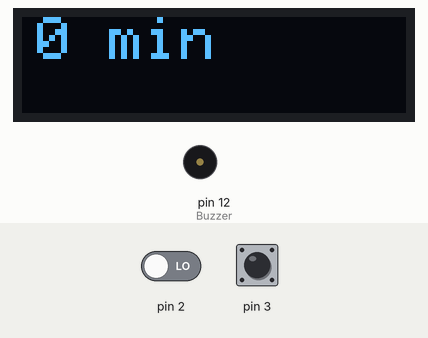
This sketch was run on a simulated Arduino Uno, built with avr-gcc and run on an emulated ATmega328P. Shown: 128×32 one-colour display, buzzer (waves = sounding, pin HIGH). The test bench sets the inputs (shaded band); at power-on: pin 3 LOW, pin 2 LOW. The display library's start-up logo is not drawn; what the sketch prints to the serial monitor is not drawn.

Above: at 7.4 s.
7.5 s: pin 3 driven HIGH
At 8.3 s:
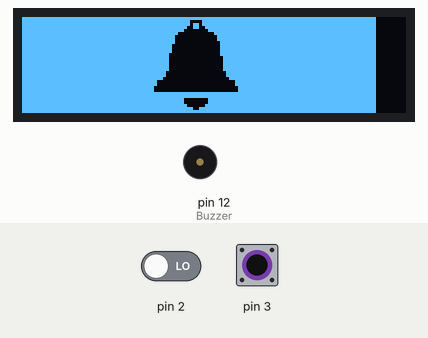
10.5 s: pin 3 pulsed LOW 5 times (0.12 s each, 0.3 s apart)
At 12.6 s:
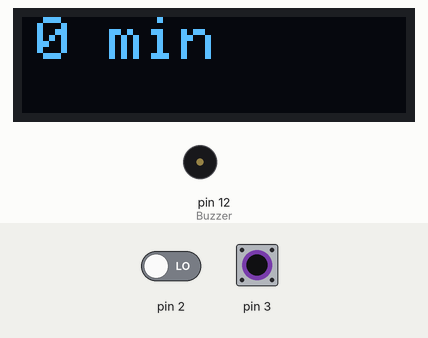
13.5 s: pin 2 driven HIGH
At 13.8 s:
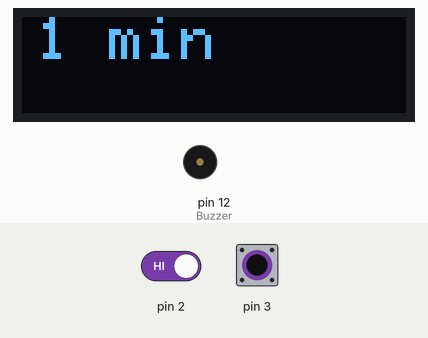
15.0 s: pin 3 pulsed LOW 2 times (0.12 s each, 0.3 s apart)
At 15.29 s:
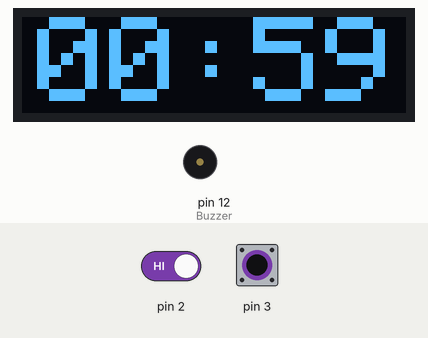
Timing chart, 0 to 18.0 s (numbered marks = the images above; inputs shaded):
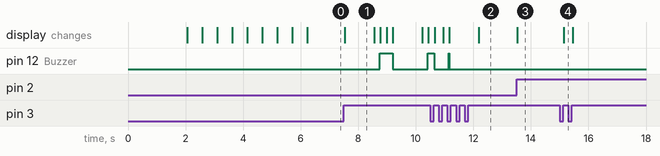

Measured:
- after the input at 7.5 s, pin 12 (Buzzer): LOW → HIGH after 1.2 s, → LOW 0.46 s later, → HIGH 1.2 s later; the display: changes at once (image 1)
- after the input at 10.5 s, the display: changes after 0.16 s (image 2)
- after the input at 13.5 s, the display: changes at once (image 3)
- after the input at 15.0 s, the display: changes after 0.15 s (image 4)
- what the display in image 1 shows lasts 1.0 s, from 7.5 s to 8.5 s

The sketch:

timer_ex.ino
```cpp
// Mario's Ideas
// Eggtimer created with Arduino and Millis
#include <SPI.h>
#include <Wire.h>
#include <Adafruit_GFX.h>
#include <Adafruit_SSD1306.h>

#define SCREEN_WIDTH 128 // OLED display width, in pixels
#define SCREEN_HEIGHT 32 // OLED display height, in pixels

#define Buzzer 12

int minutes_change=0;
int minutes=0;
int Current_Frame=1;

// State values 0 - setup 1- countdown
int State=0;
long Timestamp_Button_Pressed;

unsigned long Countdown_start;

// Declaration for SSD1306 display connected using software SPI
#define OLED_MOSI   5
#define OLED_CLK   4
#define OLED_DC    7
#define OLED_CS    8
#define OLED_RESET 6
Adafruit_SSD1306 display(SCREEN_WIDTH, SCREEN_HEIGHT,OLED_MOSI, OLED_CLK, OLED_DC, OLED_RESET, OLED_CS);


// 'Marios_ideas', 128x32px
const unsigned char Logo [] PROGMEM = {
  0x00, 0x00, 0x00, 0x00, 0x00, 0x00, 0x00, 0x00, 0x00, 0x1f, 0xff, 0xff, 0xff, 0xff, 0xff, 0xff,
  0x00, 0x00, 0x00, 0x00, 0x00, 0x00, 0x00, 0x00, 0x00, 0x1f, 0xff, 0xff, 0xff, 0xff, 0xff, 0xff,
  0x00, 0x00, 0x00, 0x00, 0x00, 0x00, 0x00, 0x00, 0x00, 0x1f, 0xff, 0xff, 0xff, 0xff, 0xff, 0xff,
  0x00, 0x00, 0x00, 0x00, 0x00, 0x00, 0x00, 0x00, 0x00, 0x1f, 0xff, 0xff, 0xff, 0xff, 0xff, 0xff,
  0x00, 0x00, 0x00, 0x00, 0x00, 0x00, 0x00, 0x00, 0x00, 0x1f, 0xff, 0xff, 0xff, 0xff, 0xff, 0xff,
  0x00, 0x00, 0x00, 0x00, 0x00, 0x00, 0x00, 0x00, 0x00, 0x1f, 0xff, 0xff, 0xff, 0xff, 0xff, 0xff,
  0x00, 0x00, 0x00, 0x00, 0x00, 0x00, 0x00, 0x00, 0x00, 0x1f, 0xff, 0xff, 0xff, 0xff, 0xff, 0xff,
  0x00, 0x00, 0x00, 0x00, 0x00, 0x00, 0x00, 0x00, 0x00, 0x1f, 0xff, 0xff, 0xff, 0xff, 0xff, 0xff,
  0x00, 0x00, 0x00, 0x00, 0x00, 0x0c, 0x00, 0x00, 0x00, 0x1f, 0xff, 0xff, 0xff, 0xff, 0xff, 0xff,
  0x00, 0x03, 0xce, 0x00, 0x00, 0x1e, 0x00, 0x04, 0x00, 0x1c, 0x7f, 0x8f, 0xff, 0xff, 0xff, 0xff,
  0x00, 0x07, 0xff, 0x00, 0x00, 0x0c, 0x00, 0x0e, 0x00, 0x1c, 0x7f, 0x8f, 0xff, 0xff, 0xff, 0xff,
  0x00, 0x0f, 0xff, 0x80, 0x00, 0x00, 0x00, 0x1c, 0x00, 0x1c, 0x7f, 0x8f, 0xff, 0xff, 0xff, 0xff,
  0x00, 0x0e, 0x73, 0x87, 0x81, 0xdc, 0x1e, 0x08, 0x0c, 0x1c, 0x7c, 0x8f, 0x0f, 0xc3, 0xfc, 0xff,
  0x00, 0x0e, 0x73, 0x8f, 0xc3, 0xdc, 0x7f, 0x00, 0x1c, 0x1c, 0x78, 0x8e, 0x07, 0x81, 0xf8, 0xff,
  0x00, 0x0e, 0x73, 0x9f, 0xe3, 0x9c, 0x7f, 0x00, 0x3c, 0x1c, 0x70, 0x8c, 0x03, 0x00, 0xf0, 0xff,
  0x00, 0x0e, 0x73, 0x9c, 0x63, 0x1c, 0xe3, 0x80, 0x3c, 0x1c, 0x71, 0x8c, 0x63, 0x1c, 0xf0, 0xff,
  0x00, 0x0e, 0x73, 0x98, 0x63, 0x1c, 0xe3, 0x80, 0x38, 0x1c, 0x73, 0x8c, 0xc3, 0x3c, 0xf3, 0xff,
  0x00, 0x0e, 0x73, 0x9c, 0x63, 0x1c, 0xe3, 0x80, 0x38, 0x1c, 0x71, 0x8c, 0x7f, 0x1c, 0xf3, 0xff,
  0x00, 0x0e, 0x73, 0x9f, 0x63, 0x1c, 0x7f, 0x00, 0xf8, 0x1c, 0x70, 0x1c, 0x3f, 0x0c, 0xc3, 0xff,
  0x00, 0x0e, 0x73, 0x8f, 0x63, 0x1c, 0x7f, 0x00, 0xf0, 0x1c, 0x78, 0x1e, 0x1f, 0x8c, 0xc7, 0xff,
  0x00, 0x0e, 0x73, 0x87, 0x63, 0x1c, 0x1c, 0x00, 0xe0, 0x1c, 0x7c, 0x7f, 0x0f, 0xcc, 0xcf, 0xff,
  0x00, 0x00, 0x00, 0x00, 0x00, 0x00, 0x00, 0x00, 0x00, 0x1f, 0xff, 0xff, 0xff, 0xff, 0xff, 0xff,
  0x00, 0x00, 0x00, 0x00, 0x00, 0x00, 0x00, 0x00, 0x00, 0x1f, 0xff, 0xff, 0xff, 0xff, 0xff, 0xff,
  0x00, 0x00, 0x00, 0x00, 0x00, 0x00, 0x00, 0x00, 0x00, 0x1f, 0xff, 0xff, 0xff, 0xff, 0xff, 0xff,
  0x00, 0x00, 0x00, 0x00, 0x00, 0x00, 0x00, 0x00, 0x00, 0x1f, 0xff, 0xff, 0xff, 0xff, 0xff, 0xff,
  0x00, 0x00, 0x00, 0x00, 0x00, 0x00, 0x00, 0x00, 0x00, 0x1f, 0xff, 0xff, 0xff, 0xff, 0xff, 0xff,
  0x00, 0x00, 0x00, 0x00, 0x00, 0x00, 0x00, 0x00, 0x00, 0x1f, 0xff, 0xff, 0xff, 0xff, 0xff, 0xff,
  0x00, 0x00, 0x00, 0x00, 0x00, 0x00, 0x00, 0x00, 0x00, 0x1f, 0xff, 0xff, 0xff, 0xff, 0xff, 0xff,
  0x00, 0x00, 0x00, 0x00, 0x00, 0x00, 0x00, 0x00, 0x00, 0x1f, 0xff, 0xff, 0xff, 0xff, 0xff, 0xff,
  0x00, 0x00, 0x00, 0x00, 0x00, 0x00, 0x00, 0x00, 0x00, 0x1f, 0xff, 0xff, 0xff, 0xff, 0xff, 0xff,
  0x00, 0x00, 0x00, 0x00, 0x00, 0x00, 0x00, 0x00, 0x00, 0x1f, 0xff, 0xff, 0xff, 0xff, 0xff, 0xff,
  0x00, 0x00, 0x00, 0x00, 0x00, 0x00, 0x00, 0x00, 0x00, 0x1f, 0xff, 0xff, 0xff, 0xff, 0xff, 0xff
};

// 'Marios_ideas', 128x32px
const unsigned char Logo1 [] PROGMEM = {
  0xff, 0xff, 0xff, 0xff, 0xff, 0xff, 0xff, 0xff, 0xff, 0xe0, 0x00, 0x00, 0x00, 0x00, 0x00, 0x00,
  0xff, 0xff, 0xff, 0xff, 0xff, 0xff, 0xff, 0xff, 0xff, 0xe0, 0x00, 0x00, 0x00, 0x00, 0x00, 0x00,
  0xff, 0xff, 0xff, 0xff, 0xff, 0xff, 0xff, 0xff, 0xff, 0xe0, 0x00, 0x00, 0x00, 0x00, 0x00, 0x00,
  0xff, 0xff, 0xff, 0xff, 0xff, 0xff, 0xff, 0xff, 0xff, 0xe0, 0x00, 0x00, 0x00, 0x00, 0x00, 0x00,
  0xff, 0xff, 0xff, 0xff, 0xff, 0xff, 0xff, 0xff, 0xff, 0xe0, 0x00, 0x00, 0x00, 0x00, 0x00, 0x00,
  0xff, 0xff, 0xff, 0xff, 0xff, 0xff, 0xff, 0xff, 0xff, 0xe0, 0x00, 0x00, 0x00, 0x00, 0x00, 0x00,
  0xff, 0xff, 0xff, 0xff, 0xff, 0xff, 0xff, 0xff, 0xff, 0xe0, 0x00, 0x00, 0x00, 0x00, 0x00, 0x00,
  0xff, 0xff, 0xff, 0xff, 0xff, 0xff, 0xff, 0xff, 0xff, 0xe0, 0x00, 0x00, 0x00, 0x00, 0x00, 0x00,
  0xff, 0xff, 0xff, 0xff, 0xff, 0xf3, 0xff, 0xff, 0xff, 0xe0, 0x00, 0x00, 0x00, 0x00, 0x00, 0x00,
  0xff, 0xfc, 0x31, 0xff, 0xff, 0xe1, 0xff, 0xfb, 0xff, 0xe3, 0x80, 0x70, 0x00, 0x00, 0x00, 0x00,
  0xff, 0xf8, 0x00, 0xff, 0xff, 0xf3, 0xff, 0xf1, 0xff, 0xe3, 0x80, 0x70, 0x00, 0x00, 0x00, 0x00,
  0xff, 0xf0, 0x00, 0x7f, 0xff, 0xff, 0xff, 0xe3, 0xff, 0xe3, 0x80, 0x70, 0x00, 0x00, 0x00, 0x00,
  0xff, 0xf1, 0x8c, 0x78, 0x7e, 0x23, 0xe1, 0xf7, 0xf3, 0xe3, 0x83, 0x70, 0xf0, 0x3c, 0x03, 0x00,
  0xff, 0xf1, 0x8c, 0x70, 0x3c, 0x23, 0x80, 0xff, 0xe3, 0xe3, 0x87, 0x71, 0xf8, 0x7e, 0x07, 0x00,
  0xff, 0xf1, 0x8c, 0x60, 0x1c, 0x63, 0x80, 0xff, 0xc3, 0xe3, 0x8f, 0x73, 0xfc, 0xff, 0x0f, 0x00,
  0xff, 0xf1, 0x8c, 0x63, 0x9c, 0xe3, 0x1c, 0x7f, 0xc3, 0xe3, 0x8e, 0x73, 0x9c, 0xe3, 0x0f, 0x00,
  0xff, 0xf1, 0x8c, 0x67, 0x9c, 0xe3, 0x1c, 0x7f, 0xc7, 0xe3, 0x8c, 0x73, 0x3c, 0xc3, 0x0c, 0x00,
  0xff, 0xf1, 0x8c, 0x63, 0x9c, 0xe3, 0x1c, 0x7f, 0xc7, 0xe3, 0x8e, 0x73, 0x80, 0xe3, 0x0c, 0x00,
  0xff, 0xf1, 0x8c, 0x60, 0x9c, 0xe3, 0x80, 0xff, 0x07, 0xe3, 0x8f, 0xe3, 0xc0, 0xf3, 0x3c, 0x00,
  0xff, 0xf1, 0x8c, 0x70, 0x9c, 0xe3, 0x80, 0xff, 0x0f, 0xe3, 0x87, 0xe1, 0xe0, 0x73, 0x38, 0x00,
  0xff, 0xf1, 0x8c, 0x78, 0x9c, 0xe3, 0xe3, 0xff, 0x1f, 0xe3, 0x83, 0x80, 0xf0, 0x33, 0x30, 0x00,
  0xff, 0xff, 0xff, 0xff, 0xff, 0xff, 0xff, 0xff, 0xff, 0xe0, 0x00, 0x00, 0x00, 0x00, 0x00, 0x00,
  0xff, 0xff, 0xff, 0xff, 0xff, 0xff, 0xff, 0xff, 0xff, 0xe0, 0x00, 0x00, 0x00, 0x00, 0x00, 0x00,
  0xff, 0xff, 0xff, 0xff, 0xff, 0xff, 0xff, 0xff, 0xff, 0xe0, 0x00, 0x00, 0x00, 0x00, 0x00, 0x00,
  0xff, 0xff, 0xff, 0xff, 0xff, 0xff, 0xff, 0xff, 0xff, 0xe0, 0x00, 0x00, 0x00, 0x00, 0x00, 0x00,
  0xff, 0xff, 0xff, 0xff, 0xff, 0xff, 0xff, 0xff, 0xff, 0xe0, 0x00, 0x00, 0x00, 0x00, 0x00, 0x00,
  0xff, 0xff, 0xff, 0xff, 0xff, 0xff, 0xff, 0xff, 0xff, 0xe0, 0x00, 0x00, 0x00, 0x00, 0x00, 0x00,
  0xff, 0xff, 0xff, 0xff, 0xff, 0xff, 0xff, 0xff, 0xff, 0xe0, 0x00, 0x00, 0x00, 0x00, 0x00, 0x00,
  0xff, 0xff, 0xff, 0xff, 0xff, 0xff, 0xff, 0xff, 0xff, 0xe0, 0x00, 0x00, 0x00, 0x00, 0x00, 0x00,
  0xff, 0xff, 0xff, 0xff, 0xff, 0xff, 0xff, 0xff, 0xff, 0xe0, 0x00, 0x00, 0x00, 0x00, 0x00, 0x00,
  0xff, 0xff, 0xff, 0xff, 0xff, 0xff, 0xff, 0xff, 0xff, 0xe0, 0x00, 0x00, 0x00, 0x00, 0x00, 0x00,
  0xff, 0xff, 0xff, 0xff, 0xff, 0xff, 0xff, 0xff, 0xff, 0xe0, 0x00, 0x00, 0x00, 0x00, 0x00, 0x00
};

// 'Bell1', 58x32px
const unsigned char Bell1 [] PROGMEM = {
  0xff, 0xff, 0xff, 0xff, 0xff, 0xff, 0xff, 0xc0, 0xff, 0xff, 0xff, 0xc3, 0xff, 0xff, 0xff, 0xc0,
  0xff, 0xff, 0xff, 0xdb, 0xff, 0xff, 0xff, 0xc0, 0xff, 0xff, 0xff, 0x99, 0xff, 0xff, 0xff, 0xc0,
  0xff, 0xff, 0xff, 0x00, 0xff, 0xff, 0xff, 0xc0, 0xff, 0xff, 0xfc, 0x00, 0x3f, 0xff, 0xff, 0xc0,
  0xff, 0xff, 0xf8, 0x00, 0x1f, 0xff, 0xff, 0xc0, 0xff, 0xff, 0xf8, 0x00, 0x1f, 0xff, 0xff, 0xc0,
  0xff, 0xff, 0xf8, 0x00, 0x0f, 0xff, 0xff, 0xc0, 0xff, 0xff, 0xf0, 0x00, 0x0f, 0xff, 0xff, 0xc0,
  0xff, 0xff, 0xf0, 0x00, 0x0f, 0xff, 0xff, 0xc0, 0xff, 0xff, 0xf0, 0x00, 0x0f, 0xff, 0xff, 0xc0,
  0xff, 0xff, 0xe0, 0x00, 0x0f, 0xff, 0xff, 0xc0, 0xff, 0xff, 0xe0, 0x00, 0x07, 0xff, 0xff, 0xc0,
  0xff, 0xff, 0xe0, 0x00, 0x07, 0xff, 0xff, 0xc0, 0xff, 0xff, 0xe0, 0x00, 0x07, 0xff, 0xff, 0xc0,
  0xff, 0xff, 0xe0, 0x00, 0x07, 0xff, 0xff, 0xc0, 0xff, 0xff, 0xe0, 0x00, 0x07, 0xff, 0xff, 0xc0,
  0xff, 0xff, 0xc0, 0x00, 0x03, 0xff, 0xff, 0xc0, 0xff, 0xff, 0xc0, 0x00, 0x03, 0xff, 0xff, 0xc0,
  0xff, 0xff, 0x80, 0x00, 0x01, 0xff, 0xff, 0xc0, 0xff, 0xfe, 0x00, 0x00, 0x00, 0x7f, 0xff, 0xc0,
  0xff, 0xfe, 0x00, 0x00, 0x00, 0x7f, 0xff, 0xc0, 0xff, 0xfc, 0x00, 0x00, 0x00, 0x3f, 0xff, 0xc0,
  0xff, 0xfc, 0x00, 0x00, 0x00, 0x3f, 0xff, 0xc0, 0xff, 0xff, 0xff, 0xff, 0xff, 0xff, 0xff, 0xc0,
  0xff, 0xff, 0xff, 0xff, 0xff, 0xff, 0xff, 0xc0, 0xff, 0xff, 0xff, 0x00, 0xff, 0xff, 0xff, 0xc0,
  0xff, 0xff, 0xff, 0x00, 0xff, 0xff, 0xff, 0xc0, 0xff, 0xff, 0xff, 0x81, 0xff, 0xff, 0xff, 0xc0,
  0xff, 0xff, 0xff, 0xe7, 0xff, 0xff, 0xff, 0xc0, 0xff, 0xff, 0xff, 0xff, 0xff, 0xff, 0xff, 0xc0
};
// 'Bell2', 58x32px
const unsigned char Bell2 [] PROGMEM = {
  0xff, 0xff, 0xff, 0xff, 0xff, 0xff, 0xff, 0xc0, 0xff, 0xff, 0xff, 0xc3, 0xff, 0xff, 0xff, 0xc0,
  0xff, 0xff, 0xff, 0xdb, 0xff, 0xff, 0xff, 0xc0, 0xff, 0xff, 0xff, 0x99, 0xff, 0xff, 0xff, 0xc0,
  0xff, 0xff, 0xff, 0x00, 0xff, 0xff, 0xff, 0xc0, 0xff, 0xff, 0xfc, 0x00, 0x3f, 0xff, 0xff, 0xc0,
  0xff, 0xff, 0xf8, 0x00, 0x1f, 0xff, 0xff, 0xc0, 0xff, 0xff, 0xf8, 0x00, 0x1f, 0xff, 0xff, 0xc0,
  0xff, 0xff, 0xf8, 0x00, 0x0f, 0xff, 0xff, 0xc0, 0xff, 0xff, 0xf0, 0x00, 0x0f, 0xff, 0xff, 0xc0,
  0xff, 0xfb, 0xf0, 0x00, 0x0f, 0xdf, 0xff, 0xc0, 0xff, 0xfb, 0xf0, 0x00, 0x0f, 0xdf, 0xff, 0xc0,
  0xff, 0xf3, 0xe0, 0x00, 0x0f, 0xcf, 0xff, 0xc0, 0xff, 0xf3, 0xe0, 0x00, 0x07, 0xcf, 0xff, 0xc0,
  0xff, 0xf3, 0xe0, 0x00, 0x07, 0xcf, 0xff, 0xc0, 0xff, 0xfb, 0xe0, 0x00, 0x07, 0xdf, 0xff, 0xc0,
  0xff, 0xfb, 0xe0, 0x00, 0x07, 0xdf, 0xff, 0xc0, 0xff, 0xff, 0xe0, 0x00, 0x07, 0xff, 0xff, 0xc0,
  0xff, 0xff, 0xc0, 0x00, 0x03, 0xff, 0xff, 0xc0, 0xff, 0xff, 0xc0, 0x00, 0x03, 0xff, 0xff, 0xc0,
  0xff, 0xff, 0x80, 0x00, 0x01, 0xff, 0xff, 0xc0, 0xff, 0xfe, 0x00, 0x00, 0x00, 0x7f, 0xff, 0xc0,
  0xff, 0xfe, 0x00, 0x00, 0x00, 0x7f, 0xff, 0xc0, 0xff, 0xfc, 0x00, 0x00, 0x00, 0x3f, 0xff, 0xc0,
  0xff, 0xfc, 0x00, 0x00, 0x00, 0x3f, 0xff, 0xc0, 0xff, 0xff, 0xff, 0xff, 0xff, 0xff, 0xff, 0xc0,
  0xff, 0xff, 0xff, 0xff, 0xff, 0xff, 0xff, 0xc0, 0xff, 0xff, 0xff, 0x00, 0xff, 0xff, 0xff, 0xc0,
  0xff, 0xff, 0xff, 0x00, 0xff, 0xff, 0xff, 0xc0, 0xff, 0xff, 0xff, 0x81, 0xff, 0xff, 0xff, 0xc0,
  0xff, 0xff, 0xff, 0xe7, 0xff, 0xff, 0xff, 0xc0, 0xff, 0xff, 0xff, 0xff, 0xff, 0xff, 0xff, 0xc0
};
// 'Bell3', 58x32px
const unsigned char Bell3 [] PROGMEM = {
  0xff, 0xff, 0xff, 0xff, 0xff, 0xff, 0xff, 0xc0, 0xff, 0xff, 0xff, 0xc3, 0xff, 0xff, 0xff, 0xc0,
  0xff, 0xff, 0xff, 0xdb, 0xff, 0xff, 0xff, 0xc0, 0xff, 0xff, 0xff, 0x99, 0xff, 0xff, 0xff, 0xc0,
  0xff, 0xff, 0xff, 0x00, 0xff, 0xff, 0xff, 0xc0, 0xff, 0xff, 0xfc, 0x00, 0x3f, 0xff, 0xff, 0xc0,
  0xff, 0xff, 0xf8, 0x00, 0x1f, 0xff, 0xff, 0xc0, 0xff, 0xdf, 0xf8, 0x00, 0x1f, 0xfb, 0xff, 0xc0,
  0xff, 0x9f, 0xf8, 0x00, 0x0f, 0xf9, 0xff, 0xc0, 0xff, 0x1f, 0xf0, 0x00, 0x0f, 0xf8, 0xff, 0xc0,
  0xfe, 0x3b, 0xf0, 0x00, 0x0f, 0xdc, 0x7f, 0xc0, 0xfe, 0x3b, 0xf0, 0x00, 0x0f, 0xdc, 0x7f, 0xc0,
  0xfe, 0x73, 0xe0, 0x00, 0x0f, 0xce, 0x7f, 0xc0, 0xfe, 0x73, 0xe0, 0x00, 0x07, 0xce, 0x7f, 0xc0,
  0xfe, 0x73, 0xe0, 0x00, 0x07, 0xce, 0x7f, 0xc0, 0xfe, 0x7b, 0xe0, 0x00, 0x07, 0xde, 0x7f, 0xc0,
  0xfe, 0x3b, 0xe0, 0x00, 0x07, 0xdc, 0x7f, 0xc0, 0xff, 0x3f, 0xe0, 0x00, 0x07, 0xfc, 0xff, 0xc0,
  0xff, 0x9f, 0xc0, 0x00, 0x03, 0xf9, 0xff, 0xc0, 0xff, 0x9f, 0xc0, 0x00, 0x03, 0xf9, 0xff, 0xc0,
  0xff, 0xff, 0x80, 0x00, 0x01, 0xff, 0xff, 0xc0, 0xff, 0xfe, 0x00, 0x00, 0x00, 0x7f, 0xff, 0xc0,
  0xff, 0xfe, 0x00, 0x00, 0x00, 0x7f, 0xff, 0xc0, 0xff, 0xfc, 0x00, 0x00, 0x00, 0x3f, 0xff, 0xc0,
  0xff, 0xfc, 0x00, 0x00, 0x00, 0x3f, 0xff, 0xc0, 0xff, 0xff, 0xff, 0xff, 0xff, 0xff, 0xff, 0xc0,
  0xff, 0xff, 0xff, 0xff, 0xff, 0xff, 0xff, 0xc0, 0xff, 0xff, 0xff, 0x00, 0xff, 0xff, 0xff, 0xc0,
  0xff, 0xff, 0xff, 0x00, 0xff, 0xff, 0xff, 0xc0, 0xff, 0xff, 0xff, 0x81, 0xff, 0xff, 0xff, 0xc0,
  0xff, 0xff, 0xff, 0xe7, 0xff, 0xff, 0xff, 0xc0, 0xff, 0xff, 0xff, 0xff, 0xff, 0xff, 0xff, 0xc0
};
// 'Bell4', 58x32px
const unsigned char Bell4 [] PROGMEM = {
  0xff, 0xff, 0xff, 0xff, 0xff, 0xff, 0xff, 0xc0, 0xff, 0xff, 0xff, 0xc3, 0xff, 0xff, 0xff, 0xc0,
  0xff, 0xff, 0xff, 0xdb, 0xff, 0xff, 0xff, 0xc0, 0xff, 0xff, 0xff, 0x99, 0xff, 0xff, 0xff, 0xc0,
  0xfd, 0xff, 0xff, 0x00, 0xff, 0xff, 0xbf, 0xc0, 0xf8, 0xff, 0xfc, 0x00, 0x3f, 0xff, 0x1f, 0xc0,
  0xf1, 0xff, 0xf8, 0x00, 0x1f, 0xff, 0x8f, 0xc0, 0xf3, 0xdf, 0xf8, 0x00, 0x1f, 0xfb, 0xcf, 0xc0,
  0xe3, 0x9f, 0xf8, 0x00, 0x0f, 0xf9, 0xc7, 0xc0, 0xe7, 0x1f, 0xf0, 0x00, 0x0f, 0xf8, 0xe7, 0xc0,
  0xc6, 0x3b, 0xf0, 0x00, 0x0f, 0xdc, 0x63, 0xc0, 0xc6, 0x3b, 0xf0, 0x00, 0x0f, 0xdc, 0x63, 0xc0,
  0xc6, 0x73, 0xe0, 0x00, 0x0f, 0xce, 0x63, 0xc0, 0xc6, 0x73, 0xe0, 0x00, 0x07, 0xce, 0x63, 0xc0,
  0xc6, 0x73, 0xe0, 0x00, 0x07, 0xce, 0x63, 0xc0, 0xc6, 0x7b, 0xe0, 0x00, 0x07, 0xde, 0x63, 0xc0,
  0xc6, 0x3b, 0xe0, 0x00, 0x07, 0xdc, 0x63, 0xc0, 0xe7, 0x3f, 0xe0, 0x00, 0x07, 0xfc, 0xe7, 0xc0,
  0xe3, 0x9f, 0xc0, 0x00, 0x03, 0xf9, 0xc7, 0xc0, 0xf3, 0x9f, 0xc0, 0x00, 0x03, 0xf9, 0xcf, 0xc0,
  0xf1, 0xff, 0x80, 0x00, 0x01, 0xff, 0x8f, 0xc0, 0xf8, 0xfe, 0x00, 0x00, 0x00, 0x7f, 0x1f, 0xc0,
  0xfd, 0xfe, 0x00, 0x00, 0x00, 0x7f, 0xbf, 0xc0, 0xff, 0xfc, 0x00, 0x00, 0x00, 0x3f, 0xff, 0xc0,
  0xff, 0xfc, 0x00, 0x00, 0x00, 0x3f, 0xff, 0xc0, 0xff, 0xff, 0xff, 0xff, 0xff, 0xff, 0xff, 0xc0,
  0xff, 0xff, 0xff, 0xff, 0xff, 0xff, 0xff, 0xc0, 0xff, 0xff, 0xff, 0x00, 0xff, 0xff, 0xff, 0xc0,
  0xff, 0xff, 0xff, 0x00, 0xff, 0xff, 0xff, 0xc0, 0xff, 0xff, 0xff, 0x81, 0xff, 0xff, 0xff, 0xc0,
  0xff, 0xff, 0xff, 0xe7, 0xff, 0xff, 0xff, 0xc0, 0xff, 0xff, 0xff, 0xff, 0xff, 0xff, 0xff, 0xc0
};

void Press_A_Button(){
  if (millis() - Timestamp_Button_Pressed>200){
    if (State==0) minutes = minutes+1;
    Timestamp_Button_Pressed=millis();
  }
}

void Press_B_Button(){
  if (millis() - Timestamp_Button_Pressed>200){
    if (State==0){
      Countdown_start=millis();
      State=1;
    }
    else{
      State=0;
      minutes =0;
    }
  }
}

void setup() {
  attachInterrupt(digitalPinToInterrupt(2), Press_A_Button,RISING);
  attachInterrupt(digitalPinToInterrupt(3), Press_B_Button,RISING);

  Timestamp_Button_Pressed=millis();

  pinMode(Buzzer, OUTPUT);
  digitalWrite(Buzzer,LOW);

  // SSD1306_SWITCHCAPVCC = generate display voltage from 3.3V internally
  if(!display.begin(SSD1306_SWITCHCAPVCC)) {
    Serial.println(F("SSD1306 allocation failed"));
    for(;;); // Don't proceed, loop forever
  }
   Serial.begin(9600);
  // Show initial display buffer contents on the screen --
  // the library initializes this with an Adafruit splash screen.
  display.display();
  delay(2000); // Pause for 2 seconds

  // Displaying My Channel Logo
  // Displaying 4x Positive and Negative of the Channel Logo in sequence

  for (int i=1 ; i<5; i++){
    display.clearDisplay();
    display.drawBitmap(0,0,Logo, 128, 32, 1);
    display.display();
    delay(500);
    display.clearDisplay();
    display.drawBitmap(0,0,Logo1, 128, 32, 1);
    display.display();
    delay(500);
  }
  display.clearDisplay();
  display.setTextSize(2);
  display.setCursor(5,0);
  display.setTextColor(SSD1306_WHITE);
  display.println((String)minutes+" min");
  display.display();
}

void Ring_Bell(int Frame){
  display.clearDisplay();
  display.fillRect(0, 0, 30, 32, SSD1306_WHITE);
  display.fillRect(88, 0, 30, 32, SSD1306_WHITE);
  if (Frame==1)display.drawBitmap(30,0,Bell1, 58, 32, 1);
  if (Frame==2)display.drawBitmap(30,0,Bell2, 58, 32, 1);
  if (Frame==3)display.drawBitmap(30,0,Bell3, 58, 32, 1);
  if (Frame==4)display.drawBitmap(30,0,Bell4, 58, 32, 1);
  display.display();
  if (Frame>1){
    delay(200);
    digitalWrite(Buzzer,HIGH);
  }
  else {
    digitalWrite(Buzzer,LOW);
    delay(1000);
  }
}

String TimeLeft(unsigned long MsLeft){
  String Result;
  int M;
  int S;
  M=(long)MsLeft/60000;
  Serial.print(MsLeft);
  Serial.print(";");
  Serial.println(M);
  if (M<10) Result=(String)"0"+ M + ":";else Result=(String)M+":";
  S=(long)((MsLeft-M*60000)/1000);
  if (S<10) Result=(String)Result + "0"+ S ;else Result=(String)Result +S;
  return Result;

}

void loop() {

  if (State==0 ){
    digitalWrite(Buzzer,LOW);
    display.clearDisplay();
    display.setTextSize(2);
    display.setCursor(5,0);
    display.setTextColor(SSD1306_WHITE);
    display.println((String)minutes+" min");
    display.display();
  }
  if(State==1){
    if(minutes*60000 >(millis()-Countdown_start)){
      display.clearDisplay();
      display.setCursor(5,0);
      display.setTextSize(4);
      display.setTextColor(SSD1306_WHITE);
      display.println(TimeLeft((minutes*60000-(millis()-Countdown_start))));
      display.display();
    }
    else {
     Ring_Bell(Current_Frame);
     Current_Frame=Current_Frame+1;
     if (Current_Frame==5) Current_Frame=1;
    }
  }
}
```
